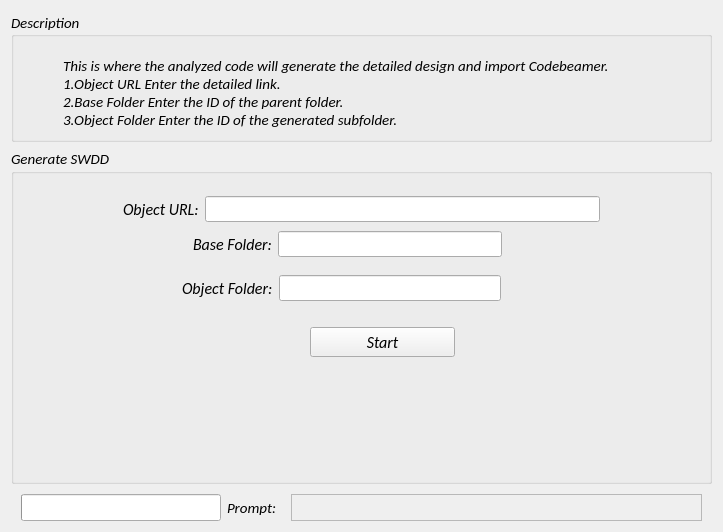
          <widget class="QWidget" name="SWDD_tool_page">
           <layout class="QVBoxLayout" name="verticalLayout_8">
            <item>
             <widget class="QGroupBox" name="groupBox_4">
              <property name="minimumSize">
               <size>
                <width>0</width>
                <height>130</height>
               </size>
              </property>
              <property name="font">
               <font>
                <family>Calibri</family>
                <pointsize>11</pointsize>
                <weight>50</weight>
                <italic>true</italic>
                <bold>false</bold>
               </font>
              </property>
              <property name="title">
               <string>Description</string>
              </property>
              <property name="alignment">
               <set>Qt::AlignLeading|Qt::AlignLeft|Qt::AlignVCenter</set>
              </property>
              <layout class="QVBoxLayout" name="verticalLayout_13">
               <item>
                <layout class="QHBoxLayout" name="horizontalLayout_10">
                 <item>
                  <spacer name="horizontalSpacer_9">
                   <property name="orientation">
                    <enum>Qt::Horizontal</enum>
                   </property>
                   <property name="sizeType">
                    <enum>QSizePolicy::Fixed</enum>
                   </property>
                   <property name="sizeHint" stdset="0">
                    <size>
                     <width>40</width>
                     <height>20</height>
                    </size>
                   </property>
                  </spacer>
                 </item>
                 <item>
                  <layout class="QVBoxLayout" name="verticalLayout_12">
                   <item>
                    <spacer name="verticalSpacer_6">
                     <property name="orientation">
                      <enum>Qt::Vertical</enum>
                     </property>
                     <property name="sizeType">
                      <enum>QSizePolicy::Fixed</enum>
                     </property>
                     <property name="sizeHint" stdset="0">
                      <size>
                       <width>20</width>
                       <height>10</height>
                      </size>
                     </property>
                    </spacer>
                   </item>
                   <item>
                    <widget class="QLabel" name="label_16">
                     <property name="font">
                      <font>
                       <family>Calibri</family>
                       <pointsize>11</pointsize>
                       <weight>50</weight>
                       <italic>true</italic>
                       <bold>false</bold>
                      </font>
                     </property>
                     <property name="text">
                      <string>This is where the analyzed code will generate the detailed design and import Codebeamer.
1.Object URL Enter the detailed link.
2.Base Folder Enter the ID of the parent folder.
3.Object Folder Enter the ID of the generated subfolder.</string>
                     </property>
                     <property name="alignment">
                      <set>Qt::AlignLeading|Qt::AlignLeft|Qt::AlignTop</set>
                     </property>
                     <property name="wordWrap">
                      <bool>true</bool>
                     </property>
                    </widget>
                   </item>
                  </layout>
                 </item>
                 <item>
                  <spacer name="horizontalSpacer_10">
                   <property name="orientation">
                    <enum>Qt::Horizontal</enum>
                   </property>
                   <property name="sizeHint" stdset="0">
                    <size>
                     <width>40</width>
                     <height>20</height>
                    </size>
                   </property>
                  </spacer>
                 </item>
                </layout>
               </item>
              </layout>
             </widget>
            </item>
            <item>
             <widget class="QGroupBox" name="groupBox_8">
              <property name="font">
               <font>
                <family>Calibri</family>
                <pointsize>11</pointsize>
                <italic>true</italic>
               </font>
              </property>
              <property name="title">
               <string>Generate SWDD</string>
              </property>
              <layout class="QVBoxLayout" name="verticalLayout_7">
               <item>
                <spacer name="verticalSpacer_9">
                 <property name="orientation">
                  <enum>Qt::Vertical</enum>
                 </property>
                 <property name="sizeType">
                  <enum>QSizePolicy::Fixed</enum>
                 </property>
                 <property name="sizeHint" stdset="0">
                  <size>
                   <width>20</width>
                   <height>13</height>
                  </size>
                 </property>
                </spacer>
               </item>
               <item>
                <layout class="QHBoxLayout" name="horizontalLayout_34">
                 <property name="leftMargin">
                  <number>100</number>
                 </property>
                 <property name="rightMargin">
                  <number>100</number>
                 </property>
                 <item>
                  <widget class="QLabel" name="label_15">
                   <property name="sizePolicy">
                    <sizepolicy hsizetype="Fixed" vsizetype="Expanding">
                     <horstretch>0</horstretch>
                     <verstretch>0</verstretch>
                    </sizepolicy>
                   </property>
                   <property name="font">
                    <font>
                     <family>Calibri</family>
                     <pointsize>12</pointsize>
                     <weight>50</weight>
                     <italic>true</italic>
                     <bold>false</bold>
                     <kerning>true</kerning>
                    </font>
                   </property>
                   <property name="text">
                    <string>Object URL:</string>
                   </property>
                  </widget>
                 </item>
                 <item>
                  <widget class="QLineEdit" name="swdd_url">
                   <property name="sizePolicy">
                    <sizepolicy hsizetype="Expanding" vsizetype="Fixed">
                     <horstretch>0</horstretch>
                     <verstretch>0</verstretch>
                    </sizepolicy>
                   </property>
                   <property name="minimumSize">
                    <size>
                     <width>395</width>
                     <height>0</height>
                    </size>
                   </property>
                   <property name="maximumSize">
                    <size>
                     <width>16777215</width>
                     <height>16777215</height>
                    </size>
                   </property>
                   <property name="font">
                    <font>
                     <family>Microsoft YaHei</family>
                     <pointsize>10</pointsize>
                     <weight>50</weight>
                     <italic>false</italic>
                     <bold>false</bold>
                     <underline>false</underline>
                     <strikeout>false</strikeout>
                    </font>
                   </property>
                   <property name="text">
                    <string/>
                   </property>
                   <property name="echoMode">
                    <enum>QLineEdit::Normal</enum>
                   </property>
                   <property name="readOnly">
                    <bool>false</bool>
                   </property>
                  </widget>
                 </item>
                </layout>
               </item>
               <item>
                <layout class="QHBoxLayout" name="horizontalLayout_33">
                 <property name="leftMargin">
                  <number>170</number>
                 </property>
                 <property name="topMargin">
                  <number>3</number>
                 </property>
                 <property name="rightMargin">
                  <number>198</number>
                 </property>
                 <property name="bottomMargin">
                  <number>12</number>
                 </property>
                 <item>
                  <widget class="QLabel" name="label_20">
                   <property name="sizePolicy">
                    <sizepolicy hsizetype="Fixed" vsizetype="Expanding">
                     <horstretch>0</horstretch>
                     <verstretch>0</verstretch>
                    </sizepolicy>
                   </property>
                   <property name="font">
                    <font>
                     <family>Calibri</family>
                     <pointsize>12</pointsize>
                     <weight>50</weight>
                     <italic>true</italic>
                     <bold>false</bold>
                     <kerning>true</kerning>
                    </font>
                   </property>
                   <property name="text">
                    <string>Base Folder:</string>
                   </property>
                  </widget>
                 </item>
                 <item>
                  <widget class="QLineEdit" name="base_coor">
                   <property name="font">
                    <font>
                     <family>Microsoft YaHei</family>
                     <pointsize>10</pointsize>
                     <weight>50</weight>
                     <italic>false</italic>
                     <bold>false</bold>
                    </font>
                   </property>
                   <property name="toolTip">
                    <string>&lt;html&gt;&lt;head/&gt;&lt;body&gt;&lt;p&gt;e.g. 23.2.1.5&lt;/p&gt;&lt;/body&gt;&lt;/html&gt;</string>
                   </property>
                   <property name="text">
                    <string/>
                   </property>
                   <property name="readOnly">
                    <bool>false</bool>
                   </property>
                  </widget>
                 </item>
                </layout>
               </item>
               <item>
                <layout class="QHBoxLayout" name="horizontalLayout_32">
                 <property name="leftMargin">
                  <number>159</number>
                 </property>
                 <property name="topMargin">
                  <number>0</number>
                 </property>
                 <property name="rightMargin">
                  <number>199</number>
                 </property>
                 <property name="bottomMargin">
                  <number>19</number>
                 </property>
                 <item>
                  <widget class="QLabel" name="label_21">
                   <property name="sizePolicy">
                    <sizepolicy hsizetype="Fixed" vsizetype="Expanding">
                     <horstretch>0</horstretch>
                     <verstretch>0</verstretch>
                    </sizepolicy>
                   </property>
                   <property name="font">
                    <font>
                     <family>Calibri</family>
                     <pointsize>12</pointsize>
                     <weight>50</weight>
                     <italic>true</italic>
                     <bold>false</bold>
                     <kerning>true</kerning>
                    </font>
                   </property>
                   <property name="text">
                    <string>Object Folder:</string>
                   </property>
                  </widget>
                 </item>
                 <item>
                  <widget class="QLineEdit" name="obj_folder">
                   <property name="font">
                    <font>
                     <family>Microsoft YaHei</family>
                     <pointsize>10</pointsize>
                     <weight>50</weight>
                     <italic>false</italic>
                     <bold>false</bold>
                    </font>
                   </property>
                   <property name="toolTip">
                    <string>&lt;html&gt;&lt;head/&gt;&lt;body&gt;&lt;p&gt;e.g. 23.2.1.5&lt;/p&gt;&lt;/body&gt;&lt;/html&gt;</string>
                   </property>
                   <property name="text">
                    <string/>
                   </property>
                   <property name="readOnly">
                    <bool>false</bool>
                   </property>
                  </widget>
                 </item>
                </layout>
               </item>
               <item>
                <layout class="QHBoxLayout" name="horizontalLayout_35">
                 <property name="bottomMargin">
                  <number>8</number>
                 </property>
                 <item>
                  <spacer name="horizontalSpacer">
                   <property name="orientation">
                    <enum>Qt::Horizontal</enum>
                   </property>
                   <property name="sizeType">
                    <enum>QSizePolicy::Fixed</enum>
                   </property>
                   <property name="sizeHint" stdset="0">
                    <size>
                     <width>287</width>
                     <height>20</height>
                    </size>
                   </property>
                  </spacer>
                 </item>
                 <item>
                  <widget class="QPushButton" name="auto_bt">
                   <property name="sizePolicy">
                    <sizepolicy hsizetype="Expanding" vsizetype="Maximum">
                     <horstretch>0</horstretch>
                     <verstretch>0</verstretch>
                    </sizepolicy>
                   </property>
                   <property name="minimumSize">
                    <size>
                     <width>0</width>
                     <height>30</height>
                    </size>
                   </property>
                   <property name="maximumSize">
                    <size>
                     <width>16777215</width>
                     <height>27</height>
                    </size>
                   </property>
                   <property name="font">
                    <font>
                     <family>Calibri</family>
                     <pointsize>12</pointsize>
                     <weight>50</weight>
                     <italic>true</italic>
                     <bold>false</bold>
                    </font>
                   </property>
                   <property name="toolTip">
                    <string>&lt;html&gt;&lt;head/&gt;&lt;body&gt;&lt;p&gt;Autogo&lt;/p&gt;&lt;/body&gt;&lt;/html&gt;</string>
                   </property>
                   <property name="text">
                    <string>Start</string>
                   </property>
                   <property name="shortcut">
                    <string>Return</string>
                   </property>
                  </widget>
                 </item>
                 <item>
                  <spacer name="horizontalSpacer_2">
                   <property name="orientation">
                    <enum>Qt::Horizontal</enum>
                   </property>
                   <property name="sizeType">
                    <enum>QSizePolicy::Fixed</enum>
                   </property>
                   <property name="sizeHint" stdset="0">
                    <size>
                     <width>245</width>
                     <height>20</height>
                    </size>
                   </property>
                  </spacer>
                 </item>
                </layout>
               </item>
               <item>
                <spacer name="verticalSpacer_10">
                 <property name="orientation">
                  <enum>Qt::Vertical</enum>
                 </property>
                 <property name="sizeType">
                  <enum>QSizePolicy::Fixed</enum>
                 </property>
                 <property name="sizeHint" stdset="0">
                  <size>
                   <width>20</width>
                   <height>108</height>
                  </size>
                 </property>
                </spacer>
               </item>
              </layout>
             </widget>
            </item>
            <item>
             <layout class="QHBoxLayout" name="horizontalLayout_36">
              <property name="leftMargin">
               <number>10</number>
              </property>
              <property name="topMargin">
               <number>4</number>
              </property>
              <property name="rightMargin">
               <number>10</number>
              </property>
              <property name="bottomMargin">
               <number>0</number>
              </property>
              <item>
               <widget class="QProgressBar" name="swdd_progress">
                <property name="sizePolicy">
                 <sizepolicy hsizetype="Fixed" vsizetype="Fixed">
                  <horstretch>0</horstretch>
                  <verstretch>0</verstretch>
                 </sizepolicy>
                </property>
                <property name="minimumSize">
                 <size>
                  <width>200</width>
                  <height>27</height>
                 </size>
                </property>
                <property name="maximum">
                 <number>100</number>
                </property>
                <property name="value">
                 <number>0</number>
                </property>
                <property name="textVisible">
                 <bool>false</bool>
                </property>
               </widget>
              </item>
              <item>
               <widget class="QLabel" name="label_17">
                <property name="sizePolicy">
                 <sizepolicy hsizetype="Minimum" vsizetype="Preferred">
                  <horstretch>0</horstretch>
                  <verstretch>0</verstretch>
                 </sizepolicy>
                </property>
                <property name="maximumSize">
                 <size>
                  <width>58</width>
                  <height>16777215</height>
                 </size>
                </property>
                <property name="font">
                 <font>
                  <family>Calibri</family>
                  <pointsize>11</pointsize>
                  <weight>50</weight>
                  <italic>true</italic>
                  <bold>false</bold>
                 </font>
                </property>
                <property name="text">
                 <string>Prompt:</string>
                </property>
               </widget>
              </item>
              <item>
               <widget class="QLabel" name="swdd_mention">
                <property name="sizePolicy">
                 <sizepolicy hsizetype="Preferred" vsizetype="Fixed">
                  <horstretch>0</horstretch>
                  <verstretch>0</verstretch>
                 </sizepolicy>
                </property>
                <property name="minimumSize">
                 <size>
                  <width>0</width>
                  <height>27</height>
                 </size>
                </property>
                <property name="font">
                 <font>
                  <family>Calibri</family>
                  <pointsize>11</pointsize>
                  <weight>50</weight>
                  <italic>true</italic>
                  <bold>false</bold>
                 </font>
                </property>
                <property name="frameShape">
                 <enum>QFrame::StyledPanel</enum>
                </property>
                <property name="text">
                 <string/>
                </property>
               </widget>
              </item>
             </layout>
            </item>
           </layout>
          </widget>
